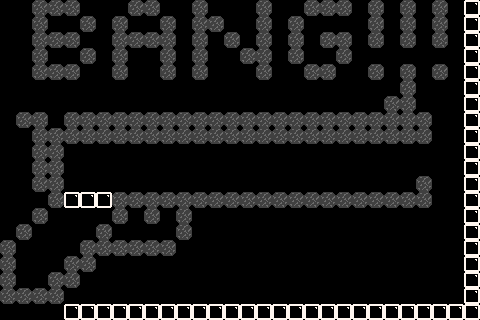

Below is a game level as drawn by its tile map, then a one-line description and the .tmx that defines it (tile-layer data replaced by summaries):
An orthogonal 30x20 tile map with 16x16 px tiles, 2 tile layers (bricks, solidbricks), 5 tilesets and 15 objects (6x PowerUpSpawnPoint, 3x StarInGameCurrency, SpawnPoint, TimeBomb, downwardShooterEnemySpawnPoint, ...).

<map version="1.0" orientation="orthogonal" width="30" height="20" tilewidth="16" tileheight="16">
 <tileset firstgid="1" name="TileSetTemplate" tilewidth="16" tileheight="16">
  <image source="TileSetTemplate.png" width="64" height="64" />
 </tileset>
 <tileset firstgid="17" name="TileSetTemplateSolid" tilewidth="16" tileheight="16">
  <image source="TileSetTemplateSolid.png" width="64" height="64" />
 </tileset>
 <tileset firstgid="33" name="Tile Z (1)" tilewidth="16" tileheight="16">
  <image source="Tile Z (1).png" width="16" height="16" />
 </tileset>
 <tileset firstgid="34" name="Tile Z" tilewidth="16" tileheight="16">
  <image source="Tile Z.png" width="16" height="16" />
 </tileset>
 <tileset firstgid="35" name="Tile 10 White" tilewidth="16" tileheight="16">
  <image source="Tile 10 White.png" width="16" height="16" />
 </tileset>
 <layer name="bricks" width="30" height="20">
  <data>[600 cells, 113 non-empty, 1 distinct tile ids]</data>
 </layer>
 <layer name="solidbricks" width="30" height="20">
  <data>[600 cells, 166 non-empty, 1 distinct tile ids]</data>
 </layer>
 <objectgroup name="Objects" width="30" height="20">
  <object x="441" y="107" height="1" />
  <object name="SpawnPoint" x="32" y="272">
   <properties>
    <property name="SpawnPoint" value="1" />
   </properties>
  </object>
  <object name="PowerUpSpawnPoint" x="76" y="220">
   <properties>
    <property name="PowerUpSpawnPoint" value="4" />
   </properties>
  </object>
  <object name="PowerUpSpawnPoint" x="98" y="216">
   <properties>
    <property name="PowerUpSpawnPoint" value="5" />
   </properties>
  </object>
  <object name="PowerUpSpawnPoint" x="60" y="231">
   <properties>
    <property name="PowerUpSpawnPoint" value="2" />
   </properties>
  </object>
  <object name="PowerUpSpawnPoint" x="80" y="235">
   <properties>
    <property name="PowerUpSpawnPoint" value="3" />
   </properties>
  </object>
  <object name="PowerUpSpawnPoint" x="48" y="245">
   <properties>
    <property name="PowerUpSpawnPoint" value="0" />
   </properties>
  </object>
  <object name="PowerUpSpawnPoint" x="66" y="252">
   <properties>
    <property name="PowerUpSpawnPoint" value="1" />
   </properties>
  </object>
  <object name="TimeBomb" x="450" y="196">
   <properties>
    <property name="TimeBomb" value="1" />
   </properties>
  </object>
  <object name="downwardShooterEnemySpawnPoint" x="242" y="176">
   <properties>
    <property name="WalkRightFirst" value="YES" />
    <property name="downwardShooterEnemySpawnPoint" value="1" />
   </properties>
  </object>
  <object name="StarInGameCurrency" x="227" y="240">
   <properties>
    <property name="StarInGameCurrency" value="1" />
   </properties>
  </object>
  <object name="StarInGameCurrency" x="361" y="242">
   <properties>
    <property name="StarInGameCurrency" value="1" />
   </properties>
  </object>
  <object name="StarInGameCurrency" x="292" y="240">
   <properties>
    <property name="StarInGameCurrency" value="1" />
   </properties>
  </object>
  <object name="ExitDoor" x="141" y="274">
   <properties>
    <property name="ExitDoor" value="1" />
   </properties>
  </object>
  <object name="StunProjectilePowerUp" x="90" y="179">
   <properties>
    <property name="StunProjectilePowerUp" value="1" />
   </properties>
  </object>
 </objectgroup>
</map>
